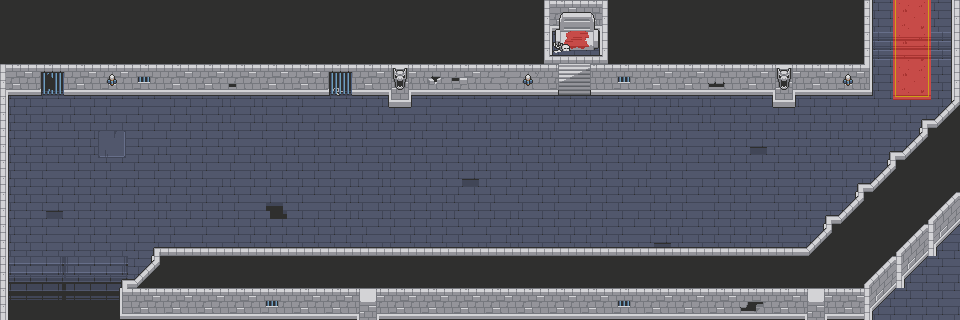

Rendered tile map (Tiled .tmx) drawn with the repository's tilesets; below, a short description and the full map source, tile grids included:
An orthogonal 30x10 tile map with 32x32 px tiles, 4 tile layers (floor, wall, decor1, decor2) and 11 objects (6x monster, 3x chord, playerStart, milestone).

<map version="1.10" tiledversion="1.11.0" orientation="orthogonal" renderorder="right-down" width="30" height="10" tilewidth="32" tileheight="32" infinite="0" nextlayerid="6" nextobjectid="13">
 <tileset firstgid="1" name="Royal Dungeon Tileset" tilewidth="32" tileheight="32" tilecount="396" columns="18">
  <image source="../../Royal Dungeon Tileset.png" width="576" height="704" />
  <tile id="10">
   <properties>
    <property name="collides" type="bool" value="true" />
   </properties>
  </tile>
  <tile id="11">
   <properties>
    <property name="collides" type="bool" value="true" />
   </properties>
  </tile>
  <tile id="12">
   <properties>
    <property name="collides" type="bool" value="true" />
   </properties>
  </tile>
  <tile id="21">
   <properties>
    <property name="collides" type="bool" value="true" />
   </properties>
  </tile>
  <tile id="49">
   <properties>
    <property name="collides" type="bool" value="true" />
   </properties>
  </tile>
  <tile id="139">
   <properties>
    <property name="collides" type="bool" value="true" />
   </properties>
  </tile>
  <tile id="151">
   <properties>
    <property name="collides" type="bool" value="true" />
   </properties>
  </tile>
  <tile id="152">
   <properties>
    <property name="collides" type="bool" value="true" />
   </properties>
  </tile>
 </tileset>
 <layer id="1" name="floor" width="30" height="10" locked="1">
  <data encoding="csv">
8,9,10,8,8,9,10,8,8,8,8,9,8,8,9,9,9,8,8,8,9,10,8,8,8,8,9,8,9,10,
8,8,8,8,8,9,8,8,9,8,9,8,8,9,8,9,28,8,9,8,9,8,8,8,8,8,9,194,194,194,
8,9,8,9,8,8,8,9,8,9,10,8,9,10,28,8,9,8,9,8,9,8,8,8,10,8,9,8,9,9,
8,9,10,9,9,8,8,10,10,9,8,8,9,8,9,10,9,8,9,8,8,10,10,9,10,8,9,9,9,9,
8,9,8,44,9,10,8,9,10,10,8,9,10,10,9,10,10,10,10,9,8,9,8,46,10,10,10,10,9,9,
8,9,8,9,10,8,9,10,8,8,9,10,10,8,46,10,8,9,8,9,10,9,8,9,10,8,9,10,9,9,
8,46,8,9,10,10,8,9,28,9,8,10,10,8,10,9,10,9,8,9,8,9,8,9,10,10,8,10,9,9,
8,9,8,9,10,9,9,8,8,8,8,9,10,8,9,10,10,8,8,9,46,10,8,8,9,10,8,44,9,9,
134,135,134,135,10,8,9,8,9,8,8,9,10,8,9,10,9,9,8,8,8,9,10,8,9,10,8,8,8,9,
152,153,152,153,9,8,8,8,9,8,8,9,10,8,8,8,9,9,9,8,8,9,10,8,9,10,8,8,8,9
</data>
 </layer>
 <layer id="2" name="wall" width="30" height="10" locked="1">
  <data encoding="csv">
22,22,22,22,22,22,22,22,22,22,22,22,22,22,22,22,22,1,2,22,22,22,22,22,22,22,22,23,0,21,
22,22,22,22,22,22,22,22,22,22,22,22,22,22,22,22,22,19,20,22,22,22,22,22,22,22,22,23,0,21,
1,91,40,40,149,40,40,75,40,40,92,40,55,56,57,58,59,109,110,149,40,40,76,40,55,40,40,41,0,21,
23,0,0,0,0,0,0,0,0,0,0,0,73,0,0,0,0,0,0,0,0,0,0,0,73,0,0,0,3,43,
23,0,0,0,0,0,0,0,0,0,0,0,0,0,0,0,0,0,0,0,0,0,0,0,0,0,0,3,43,22,
23,0,0,0,0,0,0,0,0,0,0,0,0,0,0,0,0,0,0,0,0,0,0,0,0,0,3,43,22,22,
23,0,0,0,0,0,0,0,0,0,0,0,0,0,0,0,0,0,0,0,0,0,0,0,0,3,43,22,22,6,
23,0,0,0,3,4,4,4,4,4,4,4,4,4,4,4,4,4,4,4,4,4,4,4,4,43,22,22,6,24,
23,0,0,3,43,22,22,22,22,22,22,22,22,22,22,22,22,22,22,22,22,22,22,22,22,22,22,6,24,0,
23,0,0,39,40,40,40,40,149,40,40,55,40,40,40,40,40,40,40,149,40,40,40,78,40,55,40,24,0,0
</data>
 </layer>
 <layer id="3" name="decor1" width="30" height="10" locked="1">
  <data encoding="csv">
0,0,0,0,0,0,0,0,0,0,0,0,0,0,0,0,0,253,254,0,0,0,0,0,0,0,0,245,246,247,
0,0,0,0,0,0,0,0,0,0,0,0,0,0,0,0,0,271,272,0,0,0,0,0,0,0,0,302,303,304,
0,0,0,220,0,0,0,0,0,0,0,0,217,0,0,0,220,0,0,0,0,0,0,0,217,0,220,320,321,322,
0,0,0,0,0,0,0,0,0,0,0,0,0,0,0,0,0,0,0,0,0,0,0,0,0,0,0,263,264,265,
0,0,0,0,0,0,0,0,0,0,0,0,0,0,0,0,0,0,0,0,0,0,0,0,0,0,0,0,0,0,
0,0,0,0,0,0,0,0,0,0,0,0,0,0,0,0,0,0,0,0,0,0,0,0,0,0,0,0,0,0,
0,0,0,0,0,0,0,0,0,0,0,0,0,0,0,0,0,0,0,0,0,0,0,0,0,0,0,0,0,0,
0,0,0,0,0,0,0,0,0,0,0,0,0,0,0,0,0,0,0,0,0,0,0,0,0,0,0,0,0,0,
0,0,0,0,0,0,0,0,0,0,0,0,0,0,0,0,0,0,0,0,0,0,0,0,0,0,0,0,0,0,
0,0,0,0,0,0,0,0,0,0,0,0,0,0,0,0,0,0,0,0,0,0,0,0,0,0,0,0,0,0
</data>
 </layer>
 <layer id="4" name="decor2" width="30" height="10" locked="1">
  <data encoding="csv">
0,0,0,0,0,0,0,0,0,0,0,0,0,0,0,0,0,0,0,0,0,0,0,0,0,0,0,0,0,0,
0,0,0,0,0,0,0,0,0,0,0,0,0,0,0,0,0,235,0,0,0,0,0,0,0,0,0,0,0,0,
0,0,0,0,0,0,0,0,0,0,0,0,0,0,0,0,0,0,0,0,0,0,0,0,0,0,0,0,0,0,
0,0,0,0,0,0,0,0,0,0,0,0,0,9,0,0,0,0,0,0,0,0,0,0,0,0,0,0,0,0,
0,0,0,0,0,0,0,0,0,0,0,0,0,0,0,0,0,0,0,0,0,0,0,0,0,0,0,0,0,0,
0,0,0,0,0,0,0,0,0,0,0,0,0,0,0,0,0,0,0,0,0,0,0,0,0,0,0,0,0,0,
0,0,0,0,0,0,0,0,0,0,0,0,0,0,0,0,0,0,0,0,0,0,0,0,0,0,0,0,0,0,
0,0,0,0,0,0,0,0,0,0,0,0,0,0,0,0,0,0,0,0,0,0,0,0,0,0,0,0,0,0,
0,0,0,0,0,0,0,0,0,0,0,0,0,0,0,0,0,0,0,0,0,0,0,0,0,0,0,0,0,0,
0,0,0,0,0,0,0,0,0,0,0,0,0,0,0,0,0,0,0,0,0,0,0,0,0,0,0,0,0,0
</data>
 </layer>
 <objectgroup id="5" name="object" locked="1">
  <object id="1" name="chordStart" type="chord" x="58.5818" y="254.795">
   <point />
  </object>
  <object id="2" name="playerStart" x="97.3859" y="258.612">
   <point />
  </object>
  <object id="4" name="chordBattle" type="chord" x="573.542" y="37.5533">
   <point />
  </object>
  <object id="5" name="milestone" x="934.098" y="113.779">
   <point />
  </object>
  <object id="6" name="chordEnd" type="chord" x="883.588" y="112.824">
   <point />
  </object>
  <object id="7" name="fly" type="monster" x="157.041" y="146.799">
   <point />
  </object>
  <object id="8" name="fly" type="monster" x="217.777" y="222.493">
   <point />
  </object>
  <object id="9" name="mini goblin" type="monster" x="374.237" y="152.708">
   <point />
  </object>
  <object id="10" name="fly" type="monster" x="529.983" y="151.535">
   <point />
  </object>
  <object id="11" name="fly" type="monster" x="437.49" y="222.528">
   <point />
  </object>
  <object id="12" name="mini goblin" type="monster" x="589.164" y="221.941">
   <point />
  </object>
 </objectgroup>
</map>
